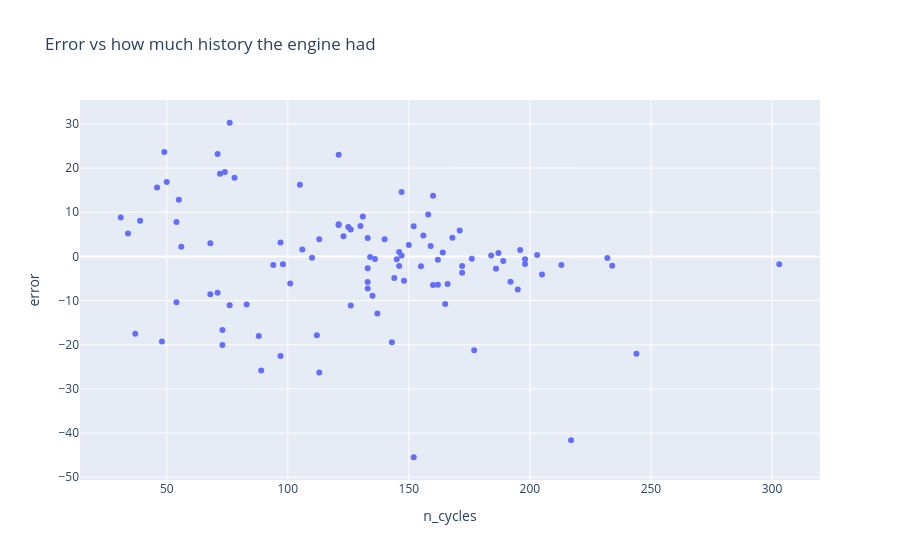

Notebook source saved alongside this figure:
### Code cell
px.scatter(p, x="n_cycles", y="error", hover_data=["unit", "true_rul"],
           title="Error vs how much history the engine had").show()

### Figure 1 — Plotly figure (JSON) as saved in the notebook; plotly's stock layout.template omitted (floating-point values rounded to 4 significant figures; data arrays with more than 128 entries replaced by an {"elided": "..."} marker saying what was removed)
{"data": [{"customdata": {"elided": "100x2 int values"}, "hovertemplate": "n_cycles=%{x}<br>error=%{y}<br>unit=%{customdata[0]}<br>true_rul=%{customdata[1]}<extra></extra>", "legendgroup": "", "marker": {"color": "#636efa", "symbol": "circle"}, "mode": "markers", "name": "", "orientation": "v", "showlegend": false, "type": "scatter", "x": [31, 49, 126, 106, 98, 105, 160, 166, 55, 192, 83, 217, 195, 46, 76, 113, 165, 133, 135, 184, 148, 39, 130, 186, 48, 76, 140, 158, 171, 143, 196, 145, 50, 203, 198, 126, 121, 125, 37, 133, 123, 156, 172, 54, 152, 146, 73, 78, 303, 74, 144, 189, 164, 121, 113, 136, 160, 176, 94, 147, 159, 232, 155, 168, 71, 147, 71, 187, 54, 152, 68, 131, 112, 137, 88, 205, 162, 72, 101, 133, 213, 162, 73, 172, 34, 110, 56, 68, 177, 146, 234, 150, 244, 133, 89, 97, 134, 121, 97, 198], "xaxis": "x", "y": [8.795, 23.62, -11.13, 1.559, -1.773, 16.23, 13.76, -6.258, 12.85, -5.718, -10.88, -41.59, -7.496, 15.59, 30.26, 3.859, -10.75, -2.702, -8.884, 0.1806, -5.521, 8.064, 6.903, -2.821, -19.24, -11.06, 3.892, 9.488, 5.888, -19.44, 1.451, -0.6246, 16.83, 0.3405, -1.713, 6.065, 7.107, 6.655, -17.49, 4.193, 4.538, 4.718, -3.724, 7.786, -45.47, -2.174, -16.67, 17.82, -1.786, 19.1, -4.883, -1.013, 0.8974, 23.04, -26.28, -0.5855, -6.459, -0.53, -1.959, 14.56, 2.352, -0.3753, -2.219, 4.201, -8.244, 0.1775, 23.17, 0.781, -10.39, 6.809, -8.574, 9.053, -17.85, -12.95, -18.03, -4.116, -6.419, 18.69, -6.147, -5.817, -1.955, -0.7783, -20.08, -2.199, 5.202, -0.2987, 2.163, 2.953, -21.24, 1.013, -2.099, 2.578, -22.06, -7.287, -25.84, -22.56, -0.1193, 7.298, 3.157, -0.6363], "yaxis": "y"}], "layout": {"legend": {"tracegroupgap": 0}, "title": {"text": "Error vs how much history the engine had"}, "xaxis": {"anchor": "y", "domain": [0, 1], "title": {"text": "n_cycles"}}, "yaxis": {"anchor": "x", "domain": [0, 1], "title": {"text": "error"}}}}
